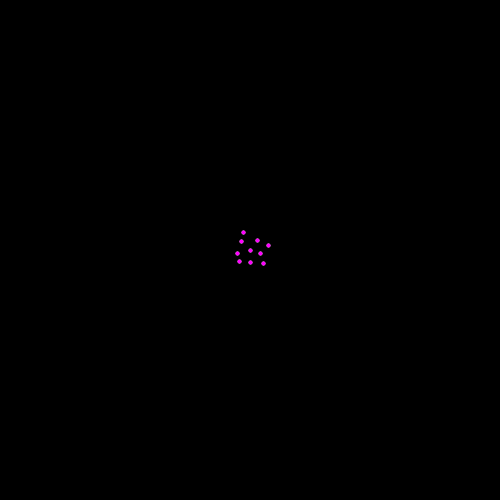
Frame 1 (no input)
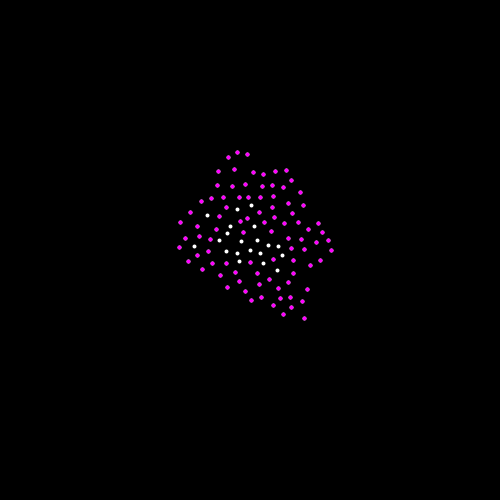
Frame 60 (the mouse pressed at the canvas centre just before this capture)
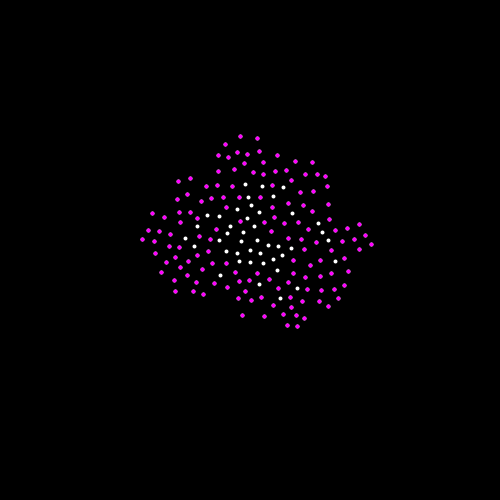
Frame 120 (the mouse held since frame 60 and released just before this capture)

The Processing sketch that drew these frames (run headless with seeded random() and noise(); from frame 60 on, the mouse is pressed at the canvas centre):

// Processing sketch: Fast_Poisson_Sampling
// ── Fast_Poisson_Sampling.pde
/**
 * Fast Poisson Disk Sampling in Arbitrary Dimensions 
 * a paper from Robert Bridson
 * https://docs.google.com/viewer?url=http%3A%2F%2Fwww.cs.ubc.ca%2F~rbridson%2Fdocs%2Fbridson-siggraph07-poissondisk.pdf
 * https://www.jasondavies.com/poisson-disc/
 * 
 * shifmman implementation
 + https://www.youtube.com/watch?v=flQgnCUxHlw
 */

//minimal distance between points
int r = 10;
int k = 30;
PVector grid [];
//square cell dimentions
float w = r / sqrt(2);

ArrayList<PVector> active = new ArrayList<PVector>() ; 

int cols, rows;

void setup() {
  size(500, 500);


  //STEP 0 from paper
  cols = floor(width/w);
  rows = floor(height/w);
  grid = new PVector [cols*rows]; 
  //fill the grid with -1 
  for (int i = 0; i < (cols*rows); i++) {
    grid[i]= new PVector (-1, -1) ;
  }

  //STEP 1 from paper
  float x = width/2;
  float y = height/2;
  int i = floor( x / w );
  int j = floor( y / w );
  PVector pos = new PVector (x, y );
  //ARRAYLIST -> add(int index, E element)
  //Inserts the specified element at the specified position in this list.
  grid[ i + (j*cols) ] = pos;
  active.add(pos);
}

void draw() {
  background(0);

  //STEP 2 from paper
  //the algoritm says to do a while loop
  // while (active.size()>0)
  //but we can use the draw loop 
  //and this way we can visualize the thing growing
  
  //try to find one in 25 tries
  //for (int total = 0; total < 25; total++) {
    if (active.size() > 0) {
      int  randIndex = floor (random ( active.size()) );
      //pick a point 
      PVector pos = active.get(randIndex); 

      boolean found = false;
      //pick a point that distances between r and 2r
      //from the last point obtain
      for (int n = 0; n < k; n++) {
        //float a = random(TWO_PI);
        //float offsetX = cos(a);
        //float offsetY = sin(a);
        //OR use pvector
        PVector sample = PVector.random2D();
        //make offset between r and 2r
        float mag = random(r, 2*r); 
        sample.setMag(mag);
        sample.add(pos);

        //CHECK PART
        //i only need to check the clossest points
        //in the cell grid wich gives me a performance boost
        //comparing to check all the points in the space
        int col = floor(sample.x / w);
        int row = floor(sample.y / w); 

        if (col > -1 && row > -1 && col < cols && row < rows 
          && grid[col + row * cols].x == -1 
          && grid[col + row * cols].y == -1 ) {
          boolean ok = true;
          for (int i = -1; i <= 1; i++) {
            for (int j = -1; j <= 1; j++) {
              //have to constrain because it keeps overflowing the array
              int index = constrain( ((col+i) + ( (row+j)*cols )), 0, (cols*rows)-1 ) ;
              println(index, col, row);
              
              PVector neighbor = grid[ index ];
              
              if ( neighbor.x != -1 && neighbor.y != -1 ) {
                float d = PVector.dist(sample, neighbor);
                if (d < r) {
                  ok = false;
                }
              }
            }
          }
          if (ok) {
            found = true;
            grid[ col + (row*cols) ] = sample;
            active.add(sample);
            //should we break
            //break;
          }
        }
      }
      if (!found) {
        active.remove(randIndex);
      }
    }
  //}

  for (int i = 0; i < grid.length; i++) {
    if (grid[i].x != -1 && grid[i].y != -1 ) {
      stroke(255);
      strokeWeight(4);
      point(grid[i].x, grid[i].y);
    }
  }

  for (int i = 0; i < active.size(); i++) {
    stroke(255, 0, 255);
    strokeWeight(4);
    point( active.get(i).x, active.get(i).y);
  }
}
